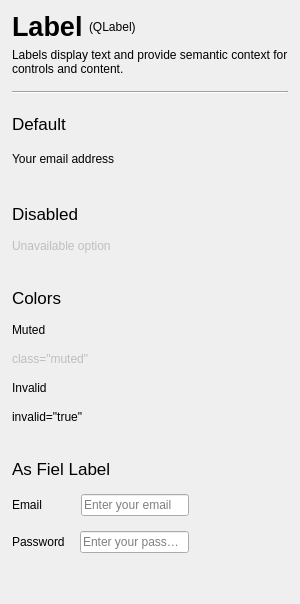
        <widget class="QWidget" name="label_page">
         <layout class="QVBoxLayout" name="verticalLayout_48">
          <property name="leftMargin">
           <number>12</number>
          </property>
          <property name="rightMargin">
           <number>12</number>
          </property>
          <item>
           <layout class="QVBoxLayout" name="verticalLayout_47">
            <property name="bottomMargin">
             <number>9</number>
            </property>
            <item>
             <layout class="QHBoxLayout" name="horizontalLayout_45">
              <item>
               <widget class="QLabel" name="label_162">
                <property name="sizePolicy">
                 <sizepolicy hsizetype="Fixed" vsizetype="Preferred">
                  <horstretch>0</horstretch>
                  <verstretch>0</verstretch>
                 </sizepolicy>
                </property>
                <property name="styleSheet">
                 <string notr="true">font-size: 20pt;
font-weight: 600;</string>
                </property>
                <property name="text">
                 <string>Label</string>
                </property>
               </widget>
              </item>
              <item>
               <widget class="QLabel" name="label_163">
                <property name="text">
                 <string>(QLabel)</string>
                </property>
               </widget>
              </item>
             </layout>
            </item>
            <item>
             <widget class="QLabel" name="label_164">
              <property name="text">
               <string>Labels display text and provide semantic context for controls and content.</string>
              </property>
              <property name="wordWrap">
               <bool>true</bool>
              </property>
              <property name="class" stdset="0">
               <string>muted</string>
              </property>
             </widget>
            </item>
           </layout>
          </item>
          <item>
           <widget class="Line" name="line_14">
            <property name="minimumSize">
             <size>
              <width>0</width>
              <height>2</height>
             </size>
            </property>
            <property name="maximumSize">
             <size>
              <width>16777215</width>
              <height>2</height>
             </size>
            </property>
            <property name="orientation">
             <enum>Qt::Orientation::Horizontal</enum>
            </property>
           </widget>
          </item>
          <item>
           <layout class="QGridLayout" name="gridLayout_18">
            <property name="topMargin">
             <number>15</number>
            </property>
            <property name="verticalSpacing">
             <number>15</number>
            </property>
            <item row="5" column="0">
             <spacer name="verticalSpacer_60">
              <property name="orientation">
               <enum>Qt::Orientation::Vertical</enum>
              </property>
              <property name="sizeHint" stdset="0">
               <size>
                <width>20</width>
                <height>20</height>
               </size>
              </property>
             </spacer>
            </item>
            <item row="4" column="0">
             <widget class="QLabel" name="label_165">
              <property name="enabled">
               <bool>false</bool>
              </property>
              <property name="text">
               <string>Unavailable option</string>
              </property>
             </widget>
            </item>
            <item row="1" column="1">
             <spacer name="horizontalSpacer_17">
              <property name="orientation">
               <enum>Qt::Orientation::Horizontal</enum>
              </property>
              <property name="sizeHint" stdset="0">
               <size>
                <width>40</width>
                <height>20</height>
               </size>
              </property>
             </spacer>
            </item>
            <item row="3" column="0">
             <widget class="QLabel" name="label_161">
              <property name="styleSheet">
               <string notr="true">font-size: 13pt;</string>
              </property>
              <property name="text">
               <string>Disabled</string>
              </property>
             </widget>
            </item>
            <item row="0" column="0">
             <widget class="QLabel" name="label_157">
              <property name="styleSheet">
               <string notr="true">font-size: 13pt;</string>
              </property>
              <property name="text">
               <string>Default</string>
              </property>
             </widget>
            </item>
            <item row="1" column="0">
             <widget class="QLabel" name="label_159">
              <property name="text">
               <string>Your email address</string>
              </property>
             </widget>
            </item>
            <item row="10" column="0">
             <widget class="QLabel" name="label_171">
              <property name="text">
               <string>invalid=&quot;true&quot;</string>
              </property>
              <property name="invalid" stdset="0">
               <string>true</string>
              </property>
             </widget>
            </item>
            <item row="12" column="0">
             <widget class="QLabel" name="label_166">
              <property name="styleSheet">
               <string notr="true">font-size: 13pt;</string>
              </property>
              <property name="text">
               <string>As Fiel Label</string>
              </property>
             </widget>
            </item>
            <item row="11" column="0">
             <spacer name="verticalSpacer_61">
              <property name="orientation">
               <enum>Qt::Orientation::Vertical</enum>
              </property>
              <property name="sizeHint" stdset="0">
               <size>
                <width>20</width>
                <height>20</height>
               </size>
              </property>
             </spacer>
            </item>
            <item row="15" column="0">
             <layout class="QHBoxLayout" name="horizontalLayout_47">
              <property name="spacing">
               <number>15</number>
              </property>
              <item>
               <widget class="QLabel" name="label_168">
                <property name="text">
                 <string>Password</string>
                </property>
               </widget>
              </item>
              <item>
               <widget class="QLineEdit" name="lineEdit_8">
                <property name="placeholderText">
                 <string>Enter your password</string>
                </property>
               </widget>
              </item>
             </layout>
            </item>
            <item row="2" column="0">
             <spacer name="verticalSpacer_59">
              <property name="orientation">
               <enum>Qt::Orientation::Vertical</enum>
              </property>
              <property name="sizeHint" stdset="0">
               <size>
                <width>20</width>
                <height>20</height>
               </size>
              </property>
             </spacer>
            </item>
            <item row="14" column="0">
             <layout class="QHBoxLayout" name="horizontalLayout_46">
              <property name="spacing">
               <number>15</number>
              </property>
              <item>
               <widget class="QLabel" name="label_167">
                <property name="text">
                 <string>Email       </string>
                </property>
               </widget>
              </item>
              <item>
               <widget class="QLineEdit" name="lineEdit_7">
                <property name="placeholderText">
                 <string>Enter your email</string>
                </property>
               </widget>
              </item>
             </layout>
            </item>
            <item row="6" column="0">
             <widget class="QLabel" name="label_169">
              <property name="styleSheet">
               <string notr="true">font-size: 13pt;</string>
              </property>
              <property name="text">
               <string>Colors</string>
              </property>
             </widget>
            </item>
            <item row="8" column="0">
             <widget class="QLabel" name="label_170">
              <property name="enabled">
               <bool>false</bool>
              </property>
              <property name="text">
               <string>class=&quot;muted&quot;</string>
              </property>
              <property name="class" stdset="0">
               <string>muted</string>
              </property>
             </widget>
            </item>
            <item row="7" column="0">
             <widget class="QLabel" name="label_172">
              <property name="text">
               <string>Muted</string>
              </property>
             </widget>
            </item>
            <item row="9" column="0">
             <widget class="QLabel" name="label_173">
              <property name="text">
               <string>Invalid</string>
              </property>
             </widget>
            </item>
           </layout>
          </item>
          <item>
           <spacer name="verticalSpacer_58">
            <property name="orientation">
             <enum>Qt::Orientation::Vertical</enum>
            </property>
            <property name="sizeHint" stdset="0">
             <size>
              <width>20</width>
              <height>40</height>
             </size>
            </property>
           </spacer>
          </item>
         </layout>
        </widget>
